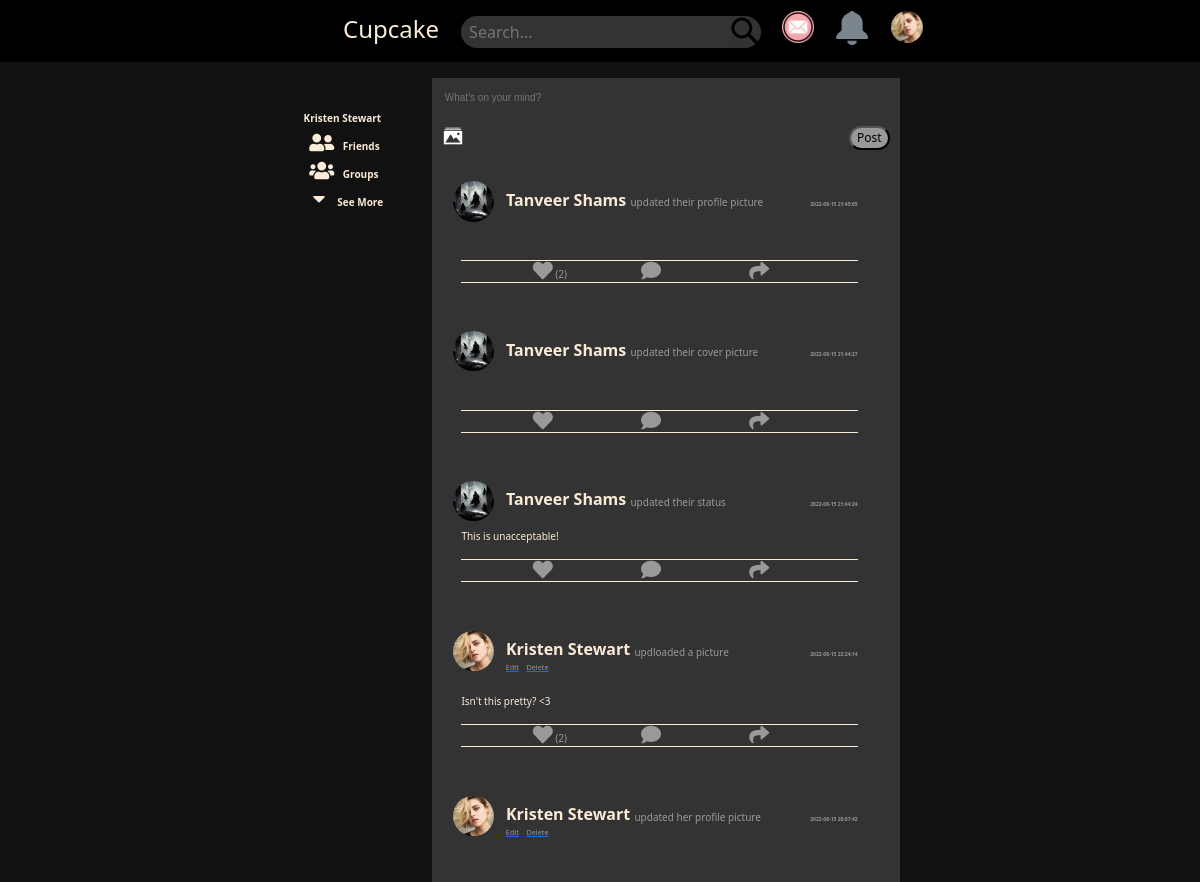
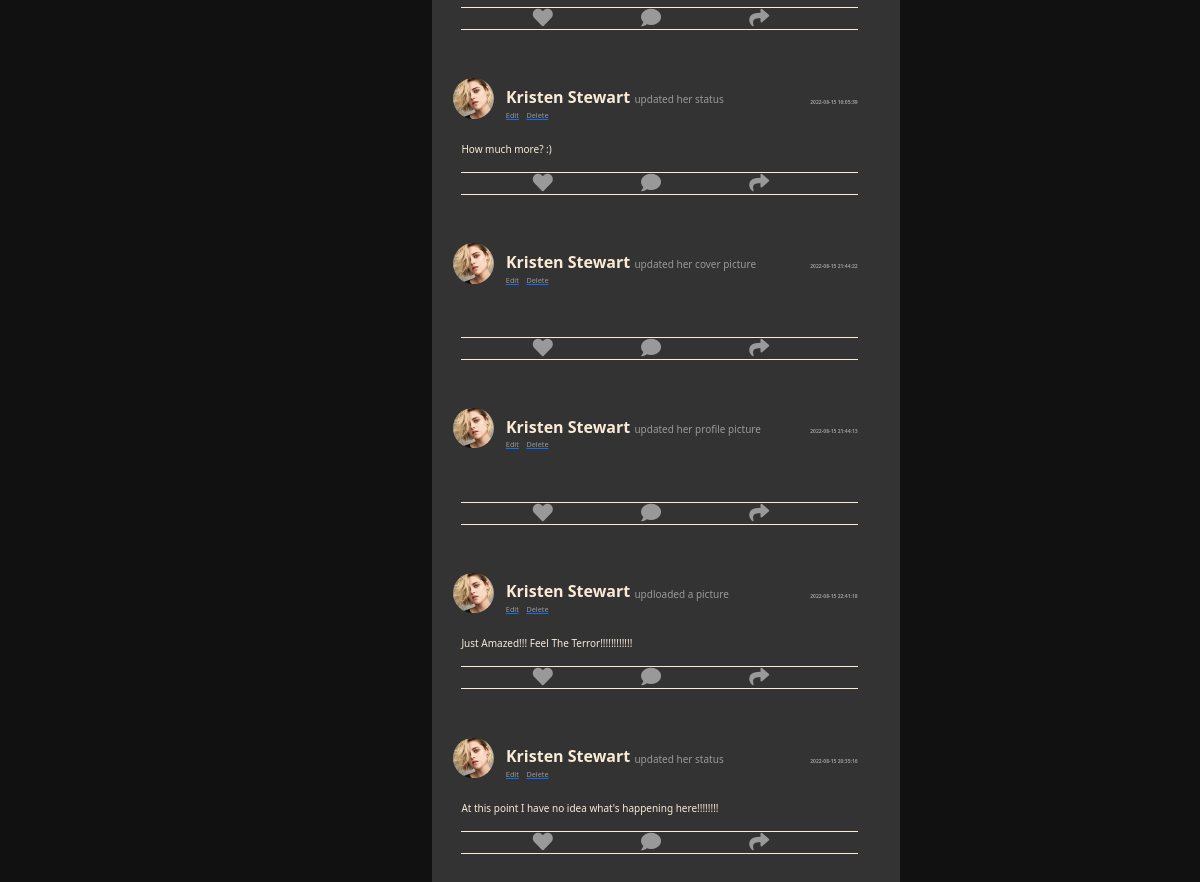
The page /HomePage.php (signed in) on the database its author committed (2 pictures, top to bottom).
### tables this page shows
CREATE TABLE `users` (
  `ID` bigint(20) NOT NULL,
  `userID` bigint(20) NOT NULL,
  `firstName` varchar(50) NOT NULL,
  `lastName` varchar(50) NOT NULL,
  `dp` varchar(2000) NOT NULL,
  `cover` varchar(2000) NOT NULL,
  `email` varchar(100) NOT NULL,
  `phone` bigint(17) NOT NULL,
  `gender` varchar(50) NOT NULL,
  `password` varchar(100) NOT NULL,
  `friendRequests` varchar(1000) DEFAULT '0',
  `friendsCount` varchar(1000) NOT NULL DEFAULT '0',
  `urlAdress` varchar(100) NOT NULL,
  `date` timestamp NOT NULL DEFAULT current_timestamp() ON UPDATE current_timestamp()
);

CREATE TABLE `posts` (
  `id` bigint(20) NOT NULL,
  `postId` varchar(10000) NOT NULL,
  `userId` bigint(20) NOT NULL,
  `post` text NOT NULL,
  `image` varchar(1000) NOT NULL,
  `hasImage` tinyint(1) NOT NULL,
  `dp` tinyint(1) NOT NULL,
  `cover` tinyint(1) NOT NULL,
  `comments` bigint(20) NOT NULL,
  `reacts` bigint(20) NOT NULL,
  `shares` bigint(20) NOT NULL,
  `date` timestamp NOT NULL DEFAULT current_timestamp() ON UPDATE current_timestamp()
);

### connect.php (called while the page is built, shortened)
<?php
class connectDatabase
{
    private $host = "localhost";
    private $username = "root";
    private $password = "";
    private $database = "cubcake";
    function cnct()
    {
        $con = mysqli_connect($this->host, $this->username, $this->password, $this->database);
        return $con;
    }
    function read($quer)
    {
        $con = $this->cnct();
        $res = mysqli_query($con, $quer);
        if (!$res) {
            return false;
        }
        else {
            $val = [];
            while ($row = mysqli_fetch_assoc($res)) {
                $val[] = $row;
            }
            return $val;
        }
    }
}

### loginUser.php (called while the page is built, shortened)
<?php
class loginUser
{
    public function loginCheck($userID)
    {
        if (is_numeric($userID)) {
            $quer = "SELECT * FROM USERS WHERE userID = '$userID' limit 1";
            $database = new connectDatabase();
            $res = $database->read($quer);
            if ($res) {
                return $res[0];
            }else {
                header("Location: login.php");
                die;
            }
        } else {
            header("Location: login.php");
            die;
        }
    }
}

### media.php (called while the page is built, shortened)
<?php
    class media {
        public function preview($media,$type) {
            $prev = $media."_coverPrev.jpg";
            if(file_exists($prev)) {
                return $prev;
            }
        }
    }
?>

### createPost.php (called while the page is built, shortened)
<?php
class createPosts
{
    public function getPosts($userId)
    {
        $quer = "SELECT * FROM posts WHERE userId = '$userId' ORDER BY id DESC";
        $database = new connectDatabase();
        $res = $database->read($quer);
        if ($res) {
            return $res;
        }
        else {
            return false;
        }
    }
    public function getReactors($postId, $type) {
        $database = new connectDatabase;
        $quer = "SELECT reacts FROM reacts WHERE type = '$type' && postid = $postId limit 1";
        $res = $database->read($quer);
        if (is_array($res)) {
            $resAr = json_decode($res[0]['reacts'], true);
            return $resAr;
        }
        return false;
    }
}

### userInformation.php (called while the page is built, shortened)
<?php
    class userData {
        public function fetchData($userID) {
            $quer = "SELECT * FROM USERS WHERE userID = $userID limit 1";
            $database = new connectDatabase();
            $res = $database->read($quer);
            if($res) {
                $ans = $res[0];
                return $ans;
            } else {
                return false;
            }
        }
    }
    ?>

### postData.php (the view, shortened to what this page needs)
<div id="status">
    <div style="width: 100%;">
        <div class="texthover" id="NameHeader" style="color: var(--col9); margin-bottom:-3%">
            <a href="" style="color: antiquewhite; text-decoration:none">
                <img src="<?php echo $media->preview($posterUs['dp'],'dp') ?>" style="border-radius:50px; width:10%;">
            </a>
            <a href="" style="margin-left:2%; color: antiquewhite; text-decoration:none;">
                <span class="texthover"><?php echo $posterUs['firstName']." ".$posterUs['lastName'] ?></span>
            </a>
            <span class="textsizeCorrect" style="color: var(--col8); font-weight:normal">
                <?php
                    $pron = 'their';
                        if($posterUs['gender']=="Male") {
                            $pron = 'his';
                        } elseif($posterUs['gender']=="Female") {
                            $pron = 'her';
                        }
                        if($val['dp']) {
                            echo " updated $pron profile picture";
                        } elseif($val['cover']) {
                            echo " updated $pron cover picture";
                        } elseif($val['hasImage']) {
                            echo " updloaded a picture";
                        } else {
                            echo " updated $pron status";
                        }
                ?>
            </span>
            <span class="smallestText" id="time"
                style="margin-top:5%; color: var(--col8); float:right"><?php echo $val['date'] ?></span>
            <br>
        </div>
        <?php
            if($posterUs['userID']==$_SESSION['user']) {
                $postId = $val['postId'];
                echo "
                <a href='editPost.php?postid=$postId'>
                <span class='smallerText' id='editPost'
                        style='margin-left:13%;margin-top:-50%; color: var(--col8);'>Edit</span></a>
                <a href='deletePost.php?postid=$postId'>
                <span class='smallerText' id='deletePost'
                        style='margin-left:5px;margin-top:-50%; color: var(--col8);'>Delete</span></a>";
            }
        ?>
        <div style="margin-left: 2%; margin-top:5%">
            <?php echo htmlspecialchars($val['post']) ?>
            <br> <br>
            <div id="reactSec">
                <div id="flex" style="padding-left: 18%;">
                    <?php
                        $reactCount = "";
                        if($val['reacts']>0) {
                            $reactCount = "(".$val['reacts'].")";
                        }
                    ?>
                    <a href="react.php?type=post&postid=<?php echo $val['postId']?>" class="btn-with-hover"
                        style="color: var(--col8); text-decoration:none;">
                        <i class="fa fa-heart fa-2x" aria-hidden="true"></i>
                    </a>
                    <a href="showReactors.php?type=post&postid=<?php echo $val['postId']?>" style="text-decoration: none; color: var(--col8)"> <span><?php echo $reactCount ?></span> </a>
                </div>
                <div id="flex">
                    <a href="" class="btn-with-hover" style="color: var(--col8);">
                        <i class="fa fa-comment fa-2x" aria-hidden="true"></i>
                    </a>
                </div>
                <div id="flex">
                    <a href="" class="btn-with-hover" style="color: var(--col8);">
                        <i class="fa fa-share fa-2x" aria-hidden="true"></i>
                    </a>
                </div>
            </div>
        </div>
    </div>
</div>

### HomePage.php (shortened to what this page needs)
<?php
include("connect.php");
include("loginUser.php");
include("userInformation.php");
include("createPost.php");
include("media.php");
$media = new media();
$userId = $_SESSION['user'];
$poster = new createPosts();
$userPosts = $poster->getPosts($userId);
?>
<!DOCTYPE html>
<html>
<head>
    <link rel="stylesheet" href="https://cdnjs.cloudflare.com/ajax/libs/twitter-bootstrap/5.1.0/css/bootstrap.min.css">
    <link rel="stylesheet" href="https://cdnjs.cloudflare.com/ajax/libs/font-awesome/5.15.4/css/all.min.css">
    <link rel="stylesheet" href="css/style.css">
</head>
<body class="textsizeCorrect">
    <?php include('navBar.php');?>
    <div id="bodyContainer">
        <div style="display: flex;">
            <div id="condivcontainer1">
                <div id="content">
                    <div id="rowAdd">
                        <a href="ProfilePage.php" style="color: antiquewhite; text-decoration:none">
                            <img src=<?php echo $dp ?> id="homeProfileImage" alt=""> <br>
                            <span
                                class="texthover"><?php echo $userData['firstName']." ".$userData['lastName'] ?></span>
                        </a>
                    </div>
                    <div id="rowAdd">
                        <a href="" style="color: antiquewhite; text-decoration:none">
                            <i class="fas fa-user-friends fa-2x" style="padding-left: 5%; padding-right: 5%"></i>
                            <span class="texthover">Friends</span>
                        </a>
                    </div>
                    <div id="rowAdd">
                        <a href="" style="color: antiquewhite; text-decoration:none">
                            <i class="fa fa-users fa-2x" aria-hidden="true"
                                style="padding-left: 5%; padding-right: 5%"></i>
                            <span class="texthover">Groups</span>
                        </a>
                    </div>
                    <div id="rowAdd">
                        <a href="" style="color: antiquewhite; text-decoration:none">
                            <i class="fa fa-caret-down fa-2x" aria-hidden="true"
                                style="padding-left: 8%; padding-right:8%"></i>
                            <span class="texthover">See More</span>
                        </a>
                    </div>
                </div>
            </div>
            <div id="condivcontainer2">
                <div id="containposter">
                    <form method="post" enctype="multipart/form-data">
                        <textarea name="posts" placeholder="What's on your mind?"></textarea>
                        <label for="dp">
                                <img src="images/addpic.png" width="20" />
                            </label>
                            <input class="btn-with-hover" id="submitButton" type="submit" value="Post">
                        <br>
                    </form>
                </div>
                <div id="statusBar">
                <?php
                    $database = new connectDatabase();
                    $poster = new createPosts();
                    $media = new media();
                    $friends = $poster->getReactors($_SESSION['user'],"friendsCount");
                    if(is_array($friends)) {
                        $friendId = array_column($friends,"reactor");
                        $friendId = implode("','", $friendId);
                        if($friendId) {
                            $me = $_SESSION['user'];
                            $quer = "SELECT * FROM posts WHERE userId in ('".$me."','" .$friendId. "') ORDER BY id DESC";
                            $userPosts = $database->read($quer);
                        }
                    }
                    if($userPosts) {
                        foreach($userPosts as $val) {
                            $us = new userData();
                            $posterUs = $us->fetchData($val['userId']);
                            include('postData.php');
                        }
                    }
                ?>
                </div>
            </div>
        </div>
    </div>
</body>
</html>

### navBar.php (shortened to what this page needs)
<?php
    $log = new loginUser();
    $userData=$log->loginCheck($_SESSION['user']);
?>
<div class="menu-bar textsizeCorrect">
<div id="containMake">
    <ul>
        <li>
            <a href="HomePage.php" style="color: antiquewhite; text-decoration:none">
                Cupcake
            </a>
        </li>
        <li><input type="text" id="searchBar" placeholder="Search..."></li>
        <li><a href=""><img id="profilepic" src="images/messages.png" style="margin-right: 3%;"></a></li>
        <li><a href=""><img id="profilepic" src="images/notification.png" style="margin-right: 3%;"></a></li>
        <li><a href="">
                <img src=<?php echo $media->preview($userData['dp'],'dp') ?> style="border-radius:50%" id="profilepic" alt="profilepic"></a>
        </li>
    </ul>
</div>
</div>

### css/style.css (style rules this page uses)
:root { --col1: #0f0706; --col2: #1f0e0c; --col3: #2e1512; --col4: #111111; --col5: #333333; --col6: #555555; --col7: #777777; --col8: #999999; --col10: #7e7e7e; --primary-font: "Poppins", sans-serif; --primary-text: #fd4766; --text-gray: #c6c9d8bf; --text-white: #fff; }
body { background-color: var(--col4); color: antiquewhite; }
.menu-bar { background: black; text-align: center; }
.menu-bar ul { display: inline-flex; list-style: none; }
.menu-bar ul li { margin: 5px; margin-bottom: -8px; padding: 0.5vw; }
.textsizeCorrect { font-size: calc(0.25em + 0.5vw); }
.smallerText { font-size: calc(0.125em + 0.5vw); }
.smallestText { font-size: calc(0.125em + 0.25vw); }
#containMake { width: 50vw; margin: auto; font-size: 3vh; }
#searchBar { width: 25vw; height: 4vh; border: none; border-radius: 4vh; padding: 1vh; font-size: 2vh; background-image: url("images/searchicon.png"); background-repeat: no-repeat; background-position: right; background-size: contain; background-color: var(--col5); color: antiquewhite; }
#profilepic { width: 4vh; float: right; }
#bodyContainer { min-height: 55vh; width: 50vw; margin: auto; }
#containposter { border: solid thin; padding: 2%; background-color: var(--col5); border-color: var(--col5); }
textarea { width: 100%; border: none; font-family: var(--primary-font); background-color: var(--col5); color: antiquewhite; resize: none; }
#submitButton { float: right; background-color: var(--col8); border-radius: 25px; color: black; font-size: larger; }
#statusBar { background-color: var(--col5); padding: 4%; }
#status { padding: 0.5%; display: flex; margin-bottom: 5vh; margin-right: 5%; }
#NameHeader { font-weight: bold; color: aqua; font-size: 2vh; margin-top: 1%; margin-bottom: 1%; }
#condivcontainer1 { min-height: 50vh; flex: 1; padding-top: 5%; }
#condivcontainer2 { min-height: 400px; flex: 4; padding: 2.6%; padding-right: 0px; }
#reactSec { border-top-style: solid; border-top-width: 1px; border-bottom-width: 1px; display: flex; border-bottom-style: solid; }
#flex { flex: 1; }
#rowAdd { width: 100%; float: left; margin: 3%; }
#rowAdd { clear: both; font-weight: bold; }

### rows shown on the page
users: dp (picture), firstName "Kristen", lastName "Stewart"
posts: users.dp (picture), users.firstName "Tanveer", users.lastName "Shams", date "2022-08-15 21:45:05", reacts "(2)"
posts: users.dp (picture), users.firstName "Tanveer", users.lastName "Shams", date "2022-08-15 21:44:27"
posts: users.dp (picture), users.firstName "Tanveer", users.lastName "Shams", date "2022-08-15 21:44:24", post "This is unacceptable!"
posts: users.dp (picture), users.firstName "Kristen", users.lastName "Stewart", dp "updloaded a picture", date "2022-08-15 22:24:14", post "Isn't this pretty? <3", reacts "(2)"
posts: users.dp (picture), users.firstName "Kristen", users.lastName "Stewart", users.gender "her", date "2022-08-15 20:07:42"
posts: users.dp (picture), users.firstName "Kristen", users.lastName "Stewart", users.gender "her", date "2022-08-15 16:05:39", post "How much more? :)"
posts: users.dp (picture), users.firstName "Kristen", users.lastName "Stewart", users.gender "her", date "2022-08-15 21:44:22"
posts: users.dp (picture), users.firstName "Kristen", users.lastName "Stewart", users.gender "her", date "2022-08-15 21:44:13"
posts: users.dp (picture), users.firstName "Kristen", users.lastName "Stewart", dp "updloaded a picture", date "2022-08-15 22:41:18", post "Just Amazed!!! Feel The Terror!!!!!!!!!!!!"
posts: users.dp (picture), users.firstName "Kristen", users.lastName "Stewart", users.gender "her", date "2022-08-15 20:35:16", post "At this point I have no idea what's happening here!!!!!!!!"
